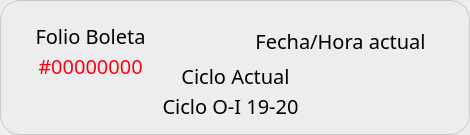
     <widget class="QFrame" name="frame_2">
      <property name="geometry">
       <rect>
        <x>670</x>
        <y>70</y>
        <width>470</width>
        <height>135</height>
       </rect>
      </property>
      <property name="autoFillBackground">
       <bool>false</bool>
      </property>
      <property name="styleSheet">
       <string notr="true">border-width:1px;
border-color:rgb(200, 200, 200);
background:rgb(237, 237, 237);
border-style:solid;
border-radius:20px;</string>
      </property>
      <widget class="QLabel" name="Folio">
       <property name="geometry">
        <rect>
         <x>20</x>
         <y>20</y>
         <width>141</width>
         <height>31</height>
        </rect>
       </property>
       <property name="font">
        <font>
         <family>Bahnschrift</family>
         <pointsize>-1</pointsize>
         <weight>50</weight>
         <italic>false</italic>
         <bold>false</bold>
        </font>
       </property>
       <property name="styleSheet">
        <string notr="true">font:20px;
border-radius:0px;
background:transparent;
border-color: rgb(237, 237, 237);</string>
       </property>
       <property name="text">
        <string>Folio Boleta</string>
       </property>
       <property name="alignment">
        <set>Qt::AlignCenter</set>
       </property>
      </widget>
      <widget class="QLabel" name="FolioNum">
       <property name="geometry">
        <rect>
         <x>30</x>
         <y>50</y>
         <width>121</width>
         <height>31</height>
        </rect>
       </property>
       <property name="palette">
        <palette>
         <active>
          <colorrole role="WindowText">
           <brush brushstyle="SolidPattern">
            <color alpha="255">
             <red>252</red>
             <green>0</green>
             <blue>15</blue>
            </color>
           </brush>
          </colorrole>
          <colorrole role="Button">
           <brush brushstyle="SolidPattern">
            <color alpha="0">
             <red>0</red>
             <green>0</green>
             <blue>0</blue>
            </color>
           </brush>
          </colorrole>
          <colorrole role="Base">
           <brush brushstyle="SolidPattern">
            <color alpha="0">
             <red>0</red>
             <green>0</green>
             <blue>0</blue>
            </color>
           </brush>
          </colorrole>
          <colorrole role="Window">
           <brush brushstyle="SolidPattern">
            <color alpha="0">
             <red>0</red>
             <green>0</green>
             <blue>0</blue>
            </color>
           </brush>
          </colorrole>
         </active>
         <inactive>
          <colorrole role="WindowText">
           <brush brushstyle="SolidPattern">
            <color alpha="255">
             <red>252</red>
             <green>0</green>
             <blue>15</blue>
            </color>
           </brush>
          </colorrole>
          <colorrole role="Button">
           <brush brushstyle="SolidPattern">
            <color alpha="0">
             <red>0</red>
             <green>0</green>
             <blue>0</blue>
            </color>
           </brush>
          </colorrole>
          <colorrole role="Base">
           <brush brushstyle="SolidPattern">
            <color alpha="0">
             <red>0</red>
             <green>0</green>
             <blue>0</blue>
            </color>
           </brush>
          </colorrole>
          <colorrole role="Window">
           <brush brushstyle="SolidPattern">
            <color alpha="0">
             <red>0</red>
             <green>0</green>
             <blue>0</blue>
            </color>
           </brush>
          </colorrole>
         </inactive>
         <disabled>
          <colorrole role="WindowText">
           <brush brushstyle="SolidPattern">
            <color alpha="255">
             <red>128</red>
             <green>128</green>
             <blue>128</blue>
            </color>
           </brush>
          </colorrole>
          <colorrole role="Button">
           <brush brushstyle="SolidPattern">
            <color alpha="0">
             <red>0</red>
             <green>0</green>
             <blue>0</blue>
            </color>
           </brush>
          </colorrole>
          <colorrole role="Base">
           <brush brushstyle="SolidPattern">
            <color alpha="0">
             <red>0</red>
             <green>0</green>
             <blue>0</blue>
            </color>
           </brush>
          </colorrole>
          <colorrole role="Window">
           <brush brushstyle="SolidPattern">
            <color alpha="0">
             <red>0</red>
             <green>0</green>
             <blue>0</blue>
            </color>
           </brush>
          </colorrole>
         </disabled>
        </palette>
       </property>
       <property name="font">
        <font>
         <family>Bahnschrift</family>
         <pointsize>-1</pointsize>
         <weight>50</weight>
         <italic>false</italic>
         <bold>false</bold>
        </font>
       </property>
       <property name="styleSheet">
        <string notr="true">font:20px;
border-radius:0px;
background:transparent;
border-color: rgb(237, 237, 237);</string>
       </property>
       <property name="text">
        <string>#00000000</string>
       </property>
       <property name="alignment">
        <set>Qt::AlignCenter</set>
       </property>
      </widget>
      <widget class="QLabel" name="Ciclo">
       <property name="geometry">
        <rect>
         <x>170</x>
         <y>60</y>
         <width>131</width>
         <height>31</height>
        </rect>
       </property>
       <property name="font">
        <font>
         <family>Bahnschrift</family>
         <pointsize>-1</pointsize>
         <weight>50</weight>
         <italic>false</italic>
         <bold>false</bold>
        </font>
       </property>
       <property name="styleSheet">
        <string notr="true">font:20px;
border-radius:0px;
background:transparent;
border-color: rgb(237, 237, 237);</string>
       </property>
       <property name="text">
        <string>Ciclo Actual</string>
       </property>
       <property name="alignment">
        <set>Qt::AlignCenter</set>
       </property>
      </widget>
      <widget class="QLabel" name="Ciclo_edit">
       <property name="geometry">
        <rect>
         <x>120</x>
         <y>90</y>
         <width>221</width>
         <height>31</height>
        </rect>
       </property>
       <property name="font">
        <font>
         <family>Bahnschrift</family>
         <pointsize>-1</pointsize>
         <weight>50</weight>
         <italic>false</italic>
         <bold>false</bold>
        </font>
       </property>
       <property name="styleSheet">
        <string notr="true">font:20px;
border-radius:0px;
background:transparent;
border-color: rgb(237, 237, 237);</string>
       </property>
       <property name="text">
        <string>Ciclo O-I 19-20</string>
       </property>
       <property name="alignment">
        <set>Qt::AlignCenter</set>
       </property>
      </widget>
      <widget class="QLabel" name="Fecha">
       <property name="geometry">
        <rect>
         <x>230</x>
         <y>20</y>
         <width>221</width>
         <height>41</height>
        </rect>
       </property>
       <property name="font">
        <font>
         <family>Bahnschrift</family>
         <pointsize>-1</pointsize>
         <weight>50</weight>
         <italic>false</italic>
         <bold>false</bold>
        </font>
       </property>
       <property name="styleSheet">
        <string notr="true">font:20px;
border-radius:0px;
background:transparent;
border-color: rgb(237, 237, 237);</string>
       </property>
       <property name="text">
        <string>Fecha/Hora actual</string>
       </property>
       <property name="alignment">
        <set>Qt::AlignCenter</set>
       </property>
      </widget>
     </widget>
